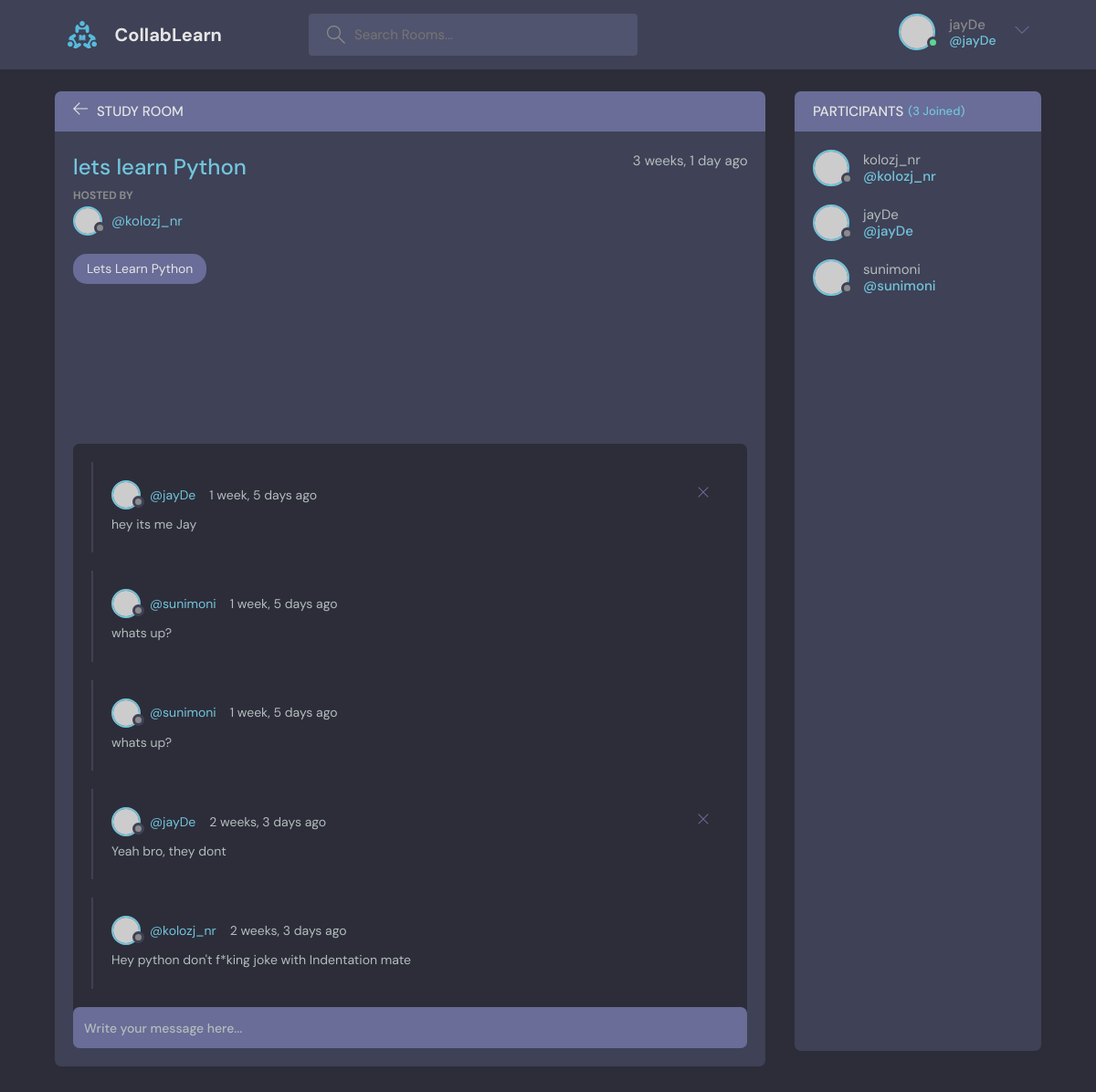
/room/1/ (signed in), run on the app's committed database.
### base/models.py (models this page shows, shortened)
class Room(models.Model):
    host = models.ForeignKey(User, on_delete=models.SET_NULL, null=True)
    topic = models.ForeignKey(Topic, on_delete=models.SET_NULL, null=True)
    name = models.CharField(max_length=200)
    description = models.TextField(null=True, blank=True)
    participants = models.ManyToManyField(User, related_name='participants', blank=True)
    updated = models.DateTimeField(auto_now=True)
    created = models.DateTimeField(auto_now_add=True)
    class Meta:
        ordering = ['-updated','-created']

class Topic(models.Model):
    name = models.CharField(max_length=200)
    def __str__(self):
        return self.name

class Message(models.Model):
    user = models.ForeignKey(User, on_delete=models.CASCADE)
    room = models.ForeignKey('Room', on_delete=models.CASCADE)
    body = models.TextField()
    updated = models.DateTimeField(auto_now=True)
    created = models.DateTimeField(auto_now_add=True)
    class Meta:
        ordering = ['-updated','-created']

### base/views.py (the view, shortened to what this page needs)
# urls.py: path('room/<str:pk>/', views.room, name="room"),
def room(request, pk):
    room = Room.objects.get(id=pk)
    room_messages = room.message_set.all().order_by('-created')
    participants = room.participants.all()
    context = {'room':room, 'room_messages':room_messages, 'participants':participants}
    return render(request, 'base/room.html', context)

### base/templates/base/room.html (shortened to what this page needs)
{% extends 'main.html' %}
{% block content %}
    <main class="profile-page layout layout--2">
      <div class="container">
        <div class="room">
          <div class="room__top">
            <div class="room__topLeft">
              <a href="{% url 'home' %}">
                <svg version="1.1" xmlns="http://www.w3.org/2000/svg" width="32" height="32" viewBox="0 0 32 32">
                  <title>arrow-left</title>
                  <path
                    d="M13.723 2.286l-13.723 13.714 13.719 13.714 1.616-1.611-10.96-10.96h27.625v-2.286h-27.625l10.965-10.965-1.616-1.607z"
                  ></path>
                </svg>
              </a>
              <h3>Study Room</h3>
            </div>
          </div>
          <div class="room__box scroll">
            <div class="room__header scroll">
              <div class="room__info">
                <h3>{{room.name}}</h3>
                <span> {{room.created|timesince}} ago</span>
              </div>
              <div class="room__hosted">
                <p>Hosted By</p>
                <a href="{% url 'user-profile' room.host.id %}" class="room__author">
                  <div class="avatar avatar--small">
                    <img src="https://randomuser.me/api/portraits/men/37.jpg" />
                  </div>
                  <span>@{{room.host.username}}</span>
                </a>
              </div>
              <span class="room__topics">{{room.topic}}</span>
            </div>
            <div class="room__conversation">
              <div class="threads scroll">
                {% for message in room_messages %}
                <div class="thread">
                  <div class="thread__top">
                    <div class="thread__author">
                      <a href="{% url 'user-profile' message.user.id %}" class="thread__authorInfo">
                        <div class="avatar avatar--small">
                          <img src="https://randomuser.me/api/portraits/men/37.jpg" />
                        </div>
                        <span>@{{message.user.username}}</span>
                      </a>
                      <span class="thread__date">{{message.created|timesince}} ago</span>
                    </div>
                    {% if request.user == message.user %}
                    <a href="{% url 'delete-message' message.id %}">
                      <div class="thread__delete">
                        <svg version="1.1" xmlns="http://www.w3.org/2000/svg" width="32" height="32" viewBox="0 0 32 32">
                          <title>remove</title>
                          <path
                            d="M27.314 6.019l-1.333-1.333-9.98 9.981-9.981-9.981-1.333 1.333 9.981 9.981-9.981 9.98 1.333 1.333 9.981-9.98 9.98 9.98 1.333-1.333-9.98-9.98 9.98-9.981z"
                          ></path>
                        </svg>
                      </div>
                    </a>
                    {% endif %}
                  </div>
                  <div class="thread__details">
                    {{message.body}}
                  </div>
                </div>
                {%endfor%}
              </div>
            </div>
          </div>
          <div class="room__message">
            <form action="" method="POST">
              <input name="body" placeholder="Write your message here..." />
            </form>
          </div>
        </div>
        <div class="participants">
          <h3 class="participants__top">Participants <span>({{participants.count}} Joined)</span></h3>
          <div class="participants__list scroll">
            {% for user in participants %}
            <a href="{% url 'user-profile' user.id %}" class="participant">
              <div class="avatar avatar--medium">
                <img src="https://randomuser.me/api/portraits/men/37.jpg" />
              </div>
              <p>
                {{user.username}}
                <span>@{{user.username}}</span>
              </p>
            </a>
            {% endfor %}
          </div>
        </div>
      </div>
    </main>
    {% endblock content  %}

### templates/navbar.html (shortened to what this page needs)
{% load static %}
<header class="header header--loggedIn">
    <div class="container">
      <a href="{% url 'home' %}" class="header__logo">
        <img src="{% static 'images/logo.svg' %}" />
        <h1>CollabLearn</h1>
      </a>
      <form class="header__search" method="GET" action="{% url 'home' %}">
        <label>
          <input type="text" name="q" placeholder="Search Rooms..." id="">
        </label>
      </form>
      <nav class="header__menu">
        {% if request.user.is_authenticated %}
        <div class="header__user">
          <a href="{% url 'update-user' %}">
            <div class="avatar avatar--medium active">
              <img src="https://randomuser.me/api/portraits/men/37.jpg" />
            </div>
            <p>{{request.user.username}} <span>@{{request.user.username}}</span></p>
          </a>
          <button class="dropdown-button">
            <svg version="1.1" xmlns="http://www.w3.org/2000/svg" width="32" height="32" viewBox="0 0 32 32">
              <title>chevron-down</title>
              <path d="M16 21l-13-13h-3l16 16 16-16h-3l-13 13z"></path>
            </svg>
          </button>
        </div>
        {% else %}
        <a href="{% url 'login' %}">
            <img src="{% static 'images/avatar.svg' %}" alt="">
            <p>Login</p>
        </a>
        {% endif %}
      </nav>
    </div>
  </header>

### data on the page
Room: name "lets learn Python", created "3 weeks, 1 day", host.username "kolozj_nr", topic "Lets Learn Python"
Message: user.username "jayDe", created "1 week, 5 days", body "hey its me Jay"
Message: user.username "sunimoni", created "1 week, 5 days", body "whats up?"
Message: user.username "sunimoni", created "1 week, 5 days", body "whats up?"
Message: user.username "jayDe", created "2 weeks, 3 days", body "Yeah bro, they dont"
Message: user.username "kolozj_nr", created "2 weeks, 3 days", body "Hey python don't f*king joke with Indentation mate"

### other printed values
{{ request.user.username }} "jayDe"
{{ participants.count }} "3"
{{ user.username }} "kolozj_nr"
{{ user.username }} "jayDe"
{{ user.username }} "sunimoni"
